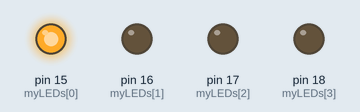
The sketch below on a simulated Arduino Uno, built with avr-gcc and run on an emulated ATmega328P. On the bench: output pins drawn as LEDs (lit = HIGH).

Above: at 1.3 s.
At 2.1 s:
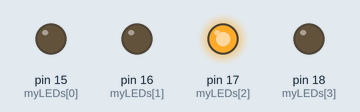
At 2.5 s:
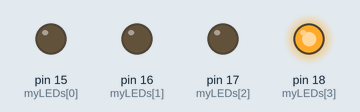
At 3.3 s:
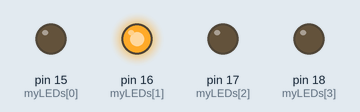
At 4.7 s:
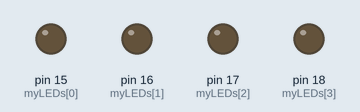
Timing chart, 0 to 5.0 s (numbered marks = the images above):
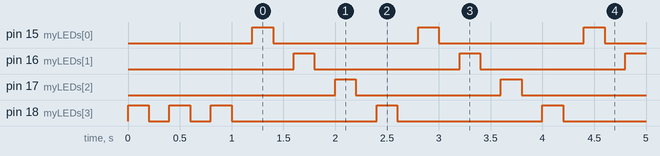

The sketch:

Four_LEDs.ino
```cpp
int myLEDs[] = {15, 16, 17, 18};

void setup() {
  //initialize pins as outputs
  for (int i=0; i<=3; i++) {
    pinMode(myLEDs[i], OUTPUT);
  }
  for (int i=0; i<=2; i++) {
    digitalWrite(myLEDs[3], HIGH);
    delay(200);
    digitalWrite(myLEDs[3], LOW);
    delay(200);
  }
}

void loop() {
  for (int i=0; i<=3; i++) {
    digitalWrite(myLEDs[i], HIGH);
    delay(200);
    digitalWrite(myLEDs[i], LOW);
    delay(200);
  }
}
```

Measured:
- by itself, pin 15 (myLEDs[0]), pin 16 (myLEDs[1]), pin 17 (myLEDs[2]): alternates HIGH for 0.20 s and LOW for 1.4 s
- by itself, pin 18 (myLEDs[3]): goes LOW 0.20 s, HIGH 0.20 s, LOW 0.20 s, 80 × (HIGH 0.20 s, LOW 1.4 s), HIGH 0.20 s, then LOW
- by itself, everything shown: repeats every 1.6 s, in 8 steps
